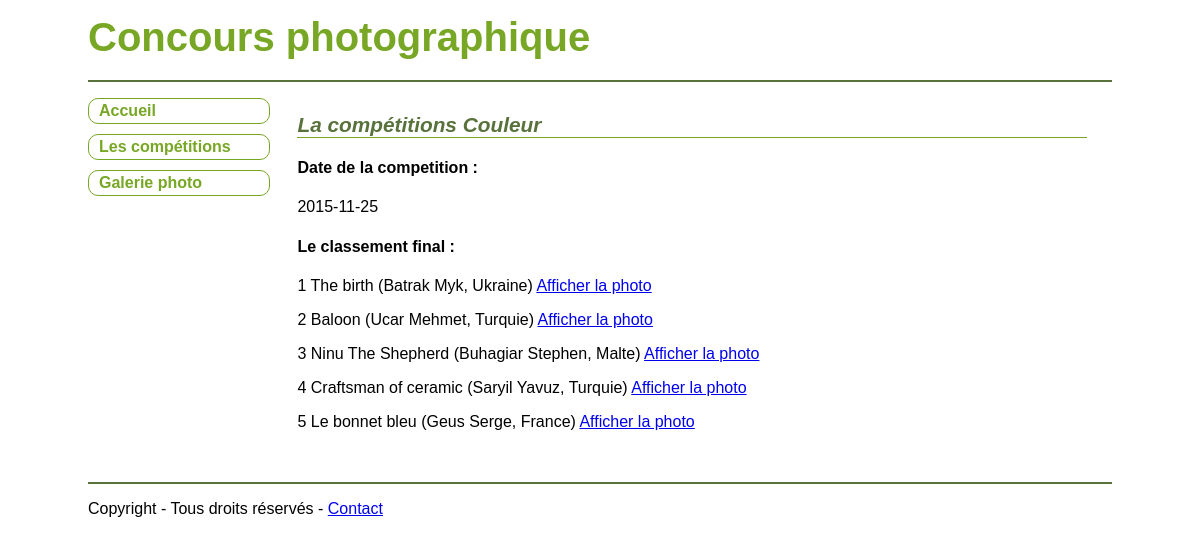
The page /index.php/C_competitions/detail/1 on the database its author committed.
### tables this page shows
CREATE TABLE `competition` (
  `ID` int(11) NOT NULL,
  `Nom` varchar(255) NOT NULL,
  `DossierStockage` varchar(255) DEFAULT NULL,
  `Date` date DEFAULT NULL
);

CREATE TABLE `photo` (
  `ID` int(11) NOT NULL,
  `competitionID` int(11) NOT NULL,
  `concurrentID` int(11) NOT NULL,
  `Titre` varchar(255) DEFAULT NULL,
  `NomFichier` varchar(255) NOT NULL,
  `OrdreProjection` int(10) DEFAULT NULL,
  `Total` float DEFAULT NULL,
  `Classement` int(10) DEFAULT NULL
);

CREATE TABLE `concurrent` (
  `ID` int(11) NOT NULL,
  `Nom` varchar(255) NOT NULL,
  `Prenom` varchar(255) DEFAULT NULL,
  `Pays` varchar(255) DEFAULT NULL
);

### application/controllers/C_competitions.php (called while the page is built, shortened)
<?php
class C_competitions extends CI_Controller {
    private $data;
    public function __construct() {
        $this->load->helper("url");
        $this->load->model("M_competitions");
    }
    public function detail() {
        $param = $this->uri->segment("3");
        if (isset($param)) {
            $this->load->model("M_photo");
            $this->load->model("M_competitions");
            $this->data["title"] = "La liste des compétitions";
            $this->data["competition"] = $this->M_competitions->select_detail_by_id($param)[0];
            $this->data["photos"] = $this->M_photo->select_photos_by_id_compet($param);
            $page["contenu"] = $this->load->view('competitions/V_detail_competition.php', $this->data, true);
            $this->load->view("commun/V_template.php", $page);
        } else {
            $this->index();
        }
    }
}

### index.php (called while the page is built, shortened)
<?php
require_once BASEPATH.'core/CodeIgniter.php';

### application/models/M_competitions.php (called while the page is built, shortened)
<?php
class M_competitions extends CI_Model {
    public function select_detail_by_id($id) {
        $query = $this->db->select("*")
                ->from("competition")
                ->where("ID", $id)
                ->get();
        $resultats = $query->result_array();
        return $resultats;
    }
}

### application/models/M_photo.php (called while the page is built, shortened)
<?php
class M_photo extends CI_Model {
    public function select_photos_by_id_compet($id) {
        $query = $this->db->select("photo.ID, photo.competitionID, photo.concurrentID, photo.Titre, photo.NomFichier, photo.OrdreProjection, photo.Total, photo.Classement, concurrent.Nom, concurrent.Prenom, concurrent.Pays")
                ->from("photo,concurrent")
                ->where("photo.concurrentID = concurrent.ID")
                ->where("photo.competitionID", $id)
                ->order_by("photo.Classement")
                ->get();
        $resultats = $query->result_array();
        return $resultats;
    }
}

### application/views/competitions/V_detail_competition.php (the view, shortened to what this page needs)
<article>
    <h1>La compétitions <?php echo $competition["Nom"]; ?></h1>
    <h4>Date de la competition :</h4><?php echo $competition["Date"]; ?>
    <h4>Le classement final :</h4>
    <?php foreach($photos as $photo){
        ?>
    <p>
        <?php echo $photo["Classement"]." ".$photo["Titre"]." (".$photo["Nom"]." ".$photo["Prenom"].", ".$photo["Pays"].") "; ?><a href="<?php echo site_url("C_photo/detail/".$photo["ID"]);?>">Afficher la photo</a>
    </p>
            <?php
    } ?>
</article>

### application/views/commun/V_template.php (shortened to what this page needs)
<!DOCTYPE html>
<html>
    <head>
        <link rel="stylesheet" href="<?php echo base_url();?>assets/css/styles.css" />
    </head>
    <body>
        <div id="conteneur">
            <header>
                <h1>Concours photographique</h1>
            </header>
            <nav>
                <ul>
                    <li><a href="<?php echo site_url();?>">Accueil</a></li>
                    <li><a href="<?php echo site_url();?>/C_competitions">Les compétitions</a></li>
                    <li><a href="">Galerie photo</a></li>
                </ul>
            </nav>
            <section>
                <?php echo $contenu; ?>
            </section>
            <footer>
                <p>Copyright - Tous droits réservés -
                    <a href="#">Contact</a></p>
            </footer>
        </div>
    </body>
</html>

### assets/css/styles.css (style rules this page uses)
body { font-family: Arial, Verdana, sans-serif; font-size: 1em; color: black; background-color: white; margin: 0px; padding: 0px; }
#conteneur { width: 1024px; margin: auto; background-color: white; }
header { height: 80px; border-bottom: 2px solid rgb(89,114,60); }
header h1 { color: rgb(119,167,36); font-size: 2.5em; padding: 15px 0px 0px 0px; margin: 0px; }
footer { border-top: 2px solid rgb(89,114,60); clear: both; }
nav { display: inline-block; vertical-align: top; width: 200px; }
section { display: inline-block; vertical-align: top; width: 800px; min-height: 400px; }
article { padding: 10px 5px 10px 5px; clear: both; margin-bottom: 10px; }
article h1 { color: rgb(89,114,60); font-size: 1.3em; font-style: italic; border-bottom: 1px solid rgb(119,167,36); }
p { text-align: justify; }
nav ul { list-style-type: none; padding: 0px; }
nav ul li a { display: block; width: 170px; border: 1px solid rgb(119,167,36); border-radius: 10px; margin: 10px 10px 10px 0px; padding: 3px 0px 3px 10px; font-size: 1em; font-weight: bold; text-decoration: none; color: rgb(119,167,36); background-color: white; }

### rows shown on the page
competition: Nom "Couleur", Date "2015-11-25"
photo: Classement "1", Titre "The birth", concurrentID.Nom "Batrak", concurrentID.Prenom "Myk", concurrentID.Pays "Ukraine"
photo: Classement "2", Titre "Baloon", concurrentID.Nom "Ucar", concurrentID.Prenom "Mehmet", concurrentID.Pays "Turquie"
photo: Classement "3", Titre "Ninu The Shepherd", concurrentID.Nom "Buhagiar", concurrentID.Prenom "Stephen", concurrentID.Pays "Malte"
photo: Classement "4", Titre "Craftsman of ceramic", concurrentID.Nom "Saryil", concurrentID.Prenom "Yavuz", concurrentID.Pays "Turquie"
photo: Classement "5", Titre "Le bonnet bleu", concurrentID.Nom "Geus", concurrentID.Prenom "Serge", concurrentID.Pays "France"
